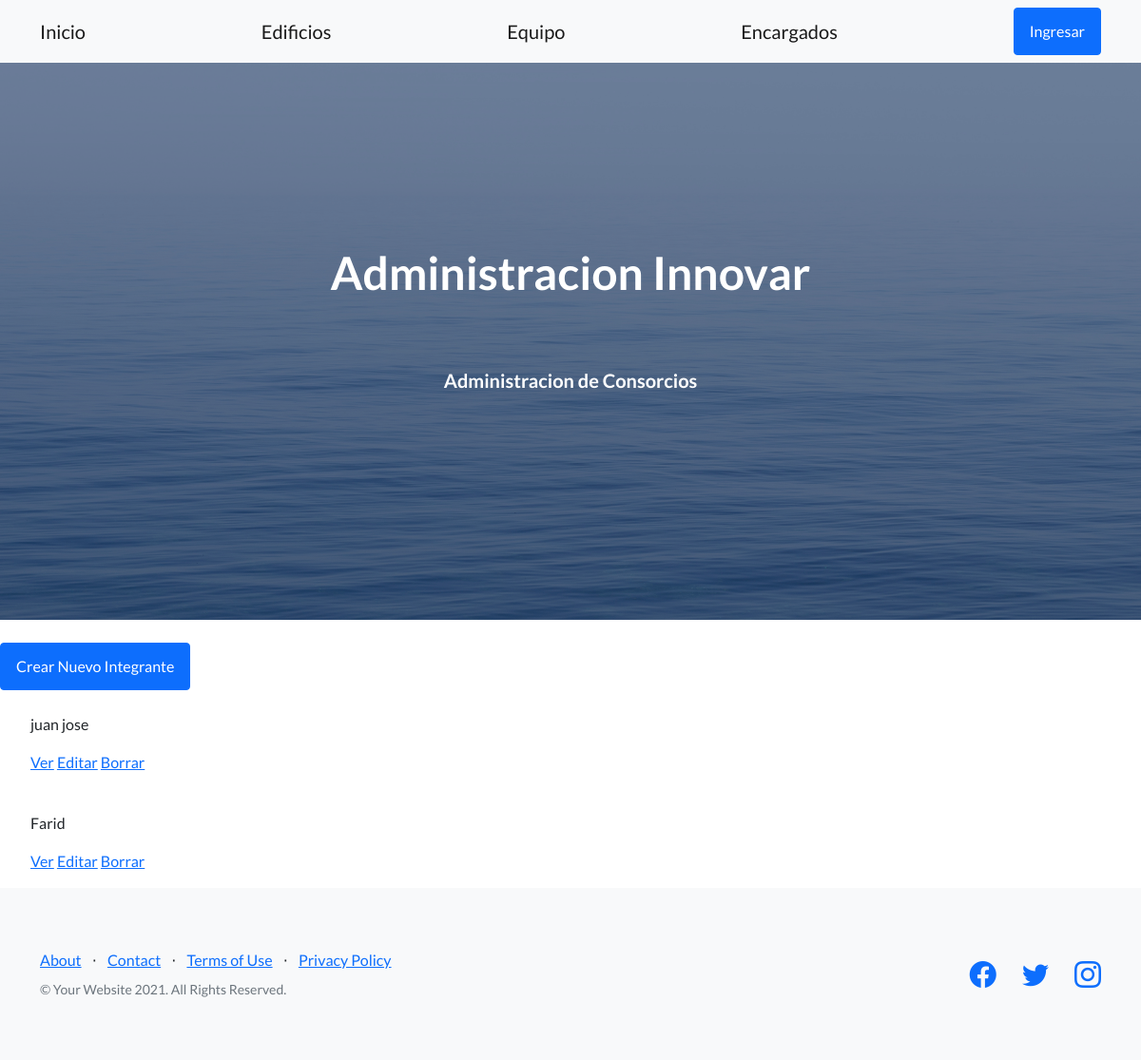
The app's page /AppCoder/equipo/list/, older data.
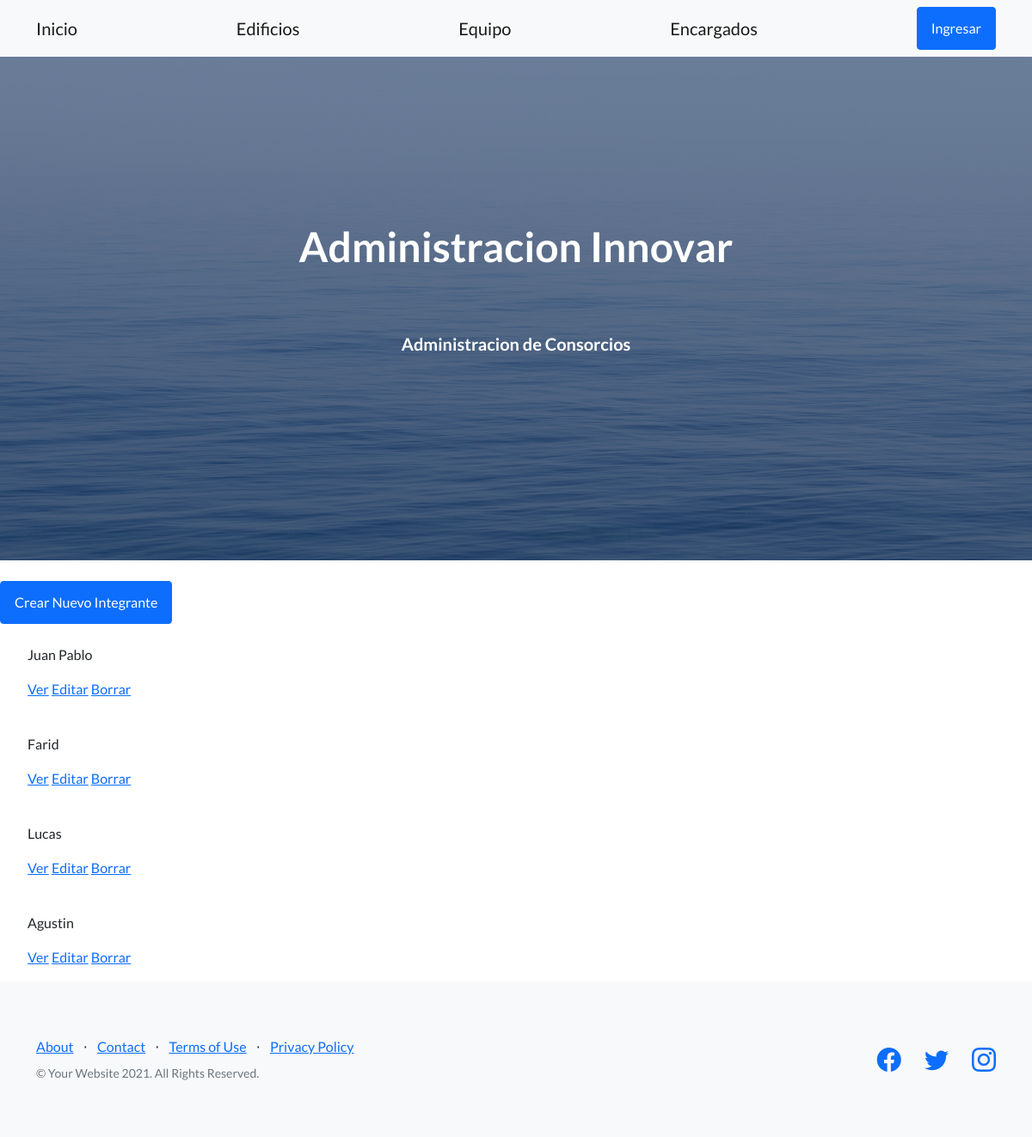
The same page, newer data.
### AppCoder/models.py (models this page shows)
class Equipo(models.Model):
    nombre = models.CharField(max_length=40)
    apellido = models.CharField(max_length=40)
    edad = models.IntegerField()
    num_contacto = models.IntegerField()
    mail_contacto = models.CharField(max_length=50)

### AppCoder/views.py (the view)
# urls.py: path("equipo/list/", views.EquipoList.as_view(), name='ListTeam'),
class EquipoList(ListView):
    model = Equipo
    template = 'AppCoder/equipo_list.html'

### AppCoder/templates/AppCoder/equipo_list.html
{% extends "AppCoder/padre.html" %}
{% load static %}
{% block contenidoQueCambia %}
        <br>
      <a class="btn btn-primary" href="{% url 'NewTeam' %}">Crear Nuevo Integrante</a>
        <ul>
            {% for equipo in object_list %}
                <br>
                <p>{{equipo.nombre}}</p>
                <p>
                    <a href="{% url 'DetailTeam' equipo.id %}">Ver</a>
                    <a href="{% url 'EditTeam' equipo.id %}">Editar</a>
                    <a href="{% url 'DeleteTeam' equipo.id %}">Borrar</a>
                </p>
            {% endfor %}
        </ul>
{% endblock %}

Row changes from the older to the newer data that the page shows:
changed Equipo: nombre "juan jose" → "Juan Pablo"
added Equipo: nombre "Lucas"
added Equipo: nombre "Agustin"
